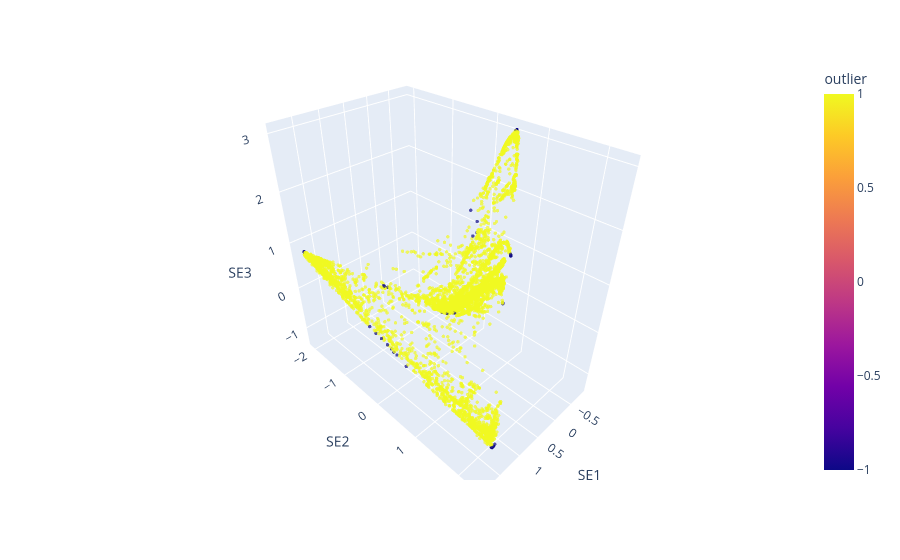

The code cell stored with this chart in its notebook:
### Markdown cell above
## 2.5 SVM DE UNA CLASE

### Code cell
estimator=OneClassSVM(gamma='scale',nu=0.01)
X=datos.values
estimator.fit(X)
dfss['outlier']=estimator.predict(X)
fig = px.scatter_3d(dfss, x='SE1', y='SE2', z='SE3',color='outlier',opacity=0.7,hover_data=['clase','indice'])
scene=dict(aspectratio=dict(x=1, y=1,z=1))
fig.update_traces(marker_size = 2)
fig.update_scenes(aspectmode='data')
fig.show()

### Figure 1 — Plotly figure (JSON) as saved in the notebook; plotly's stock layout.template omitted (floating-point values rounded to 4 significant figures; data arrays with more than 128 entries replaced by an {"elided": "..."} marker saying what was removed)
{"data": [{"customdata": {"elided": "8000x2 int values"}, "hovertemplate": "SE1=%{x}<br>SE2=%{y}<br>SE3=%{z}<br>clase=%{customdata[0]}<br>indice=%{customdata[1]}<br>outlier=%{marker.color}<extra></extra>", "legendgroup": "", "marker": {"color": {"elided": "8000 int values"}, "coloraxis": "coloraxis", "opacity": 0.7, "size": 2, "symbol": "circle"}, "mode": "markers", "name": "", "scene": "scene", "showlegend": false, "type": "scatter3d", "x": {"elided": "8000 float values"}, "y": {"elided": "8000 float values"}, "z": {"elided": "8000 float values"}}], "layout": {"coloraxis": {"colorbar": {"title": {"text": "outlier"}}, "colorscale": [[0, "#0d0887"], [0.1111, "#46039f"], [0.2222, "#7201a8"], [0.3333, "#9c179e"], [0.4444, "#bd3786"], [0.5556, "#d8576b"], [0.6667, "#ed7953"], [0.7778, "#fb9f3a"], [0.8889, "#fdca26"], [1, "#f0f921"]]}, "legend": {"tracegroupgap": 0}, "margin": {"t": 60}, "scene": {"aspectmode": "data", "domain": {"x": [0, 1], "y": [0, 1]}, "xaxis": {"title": {"text": "SE1"}}, "yaxis": {"title": {"text": "SE2"}}, "zaxis": {"title": {"text": "SE3"}}}}}
